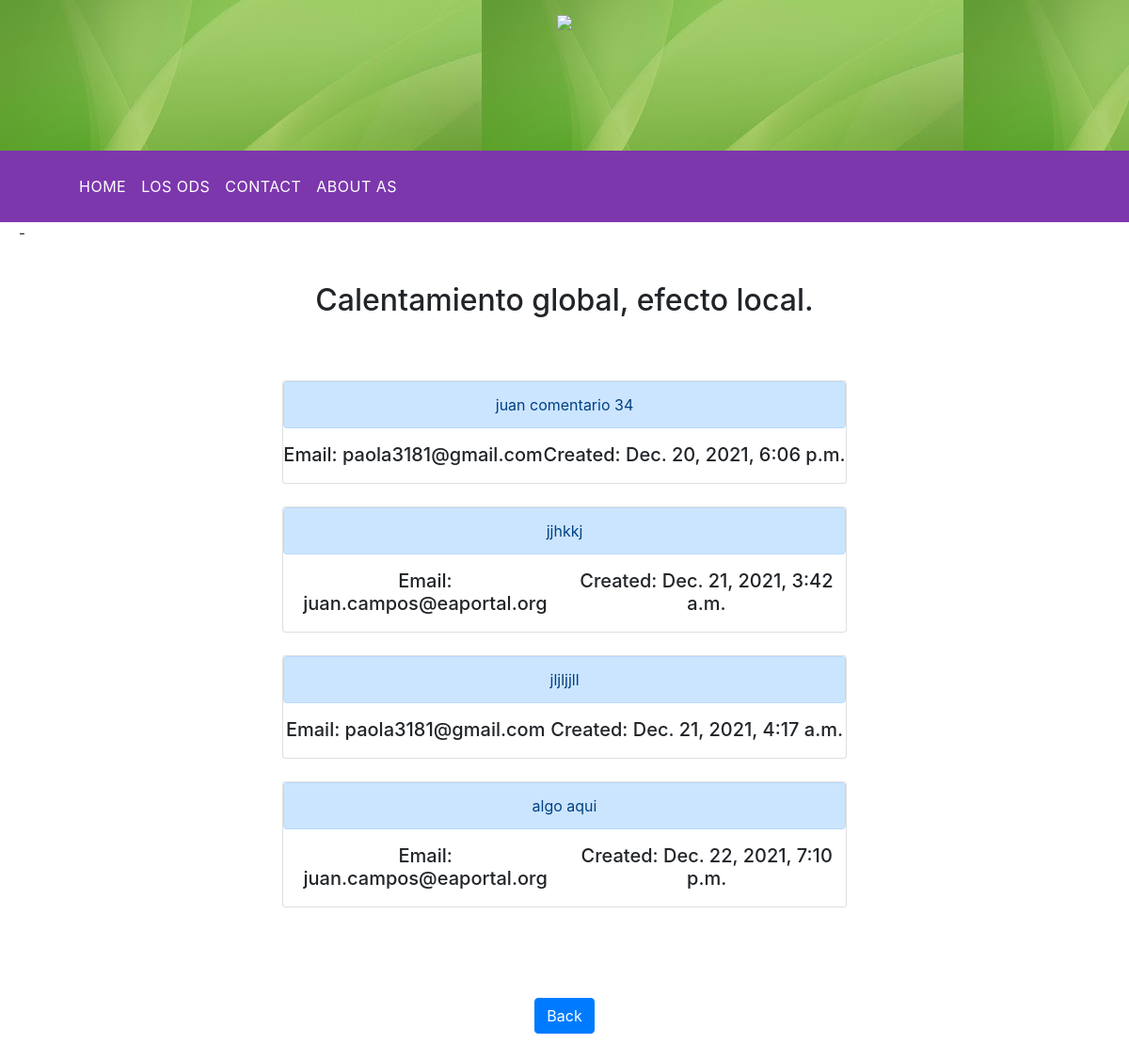
The app's page /comment-detail/1 with its own data.
### post/models.py (models this page shows)
class Post(models.Model):
    title = models.CharField(max_length=500)
    content = models.CharField(max_length=1500)
    created = models.DateTimeField(default=timezone.now)
    active = models.BooleanField(default=True)
    category_id = models.ForeignKey(Category, on_delete=models.CASCADE)
    user_id = models.ForeignKey(User, on_delete=models.CASCADE)
    def __str__(self):
        return self.title

### comments/models.py (models this page shows, shortened)
class Comments(models.Model):
    comment = models.CharField(max_length=500)
    email = models.EmailField(max_length=200)
    created = models.DateTimeField(default=timezone.now)
    active = models.BooleanField(default=True)
    post_id = models.ForeignKey(Post, on_delete=models.CASCADE)

### comments/views.py (the view)
# urls.py: path('comment-detail/<id>', commentViews.commentDetail, name = 'comment-detail'),
def commentDetail(request, id):
    comments = Comments.objects.filter(active = 1).filter(post_id = id)
    context = {
        'data':comments,
        'name_post':comments[0].post_id
    }
    return render(request, 'comment-detail.html', context)

### templates/comment-detail.html (shortened to what this page needs)
{% extends 'base.html' %}
{% block content %}
<p>-</p>
<br>
<div class="d-flex flex-column justify-content-center align-items-center">
    <h2>{{name_post}}</h2>
    <br><br>
    {%for i in data%}
        <div class="card mb-4">
            <div class="alert alert-primary" role="alert">
                {{i.comment}}
            </div>
            <div class="d-flex justify-content-around">
                <h5>Email: {{i.email}}</h5>
                <h5>Created: {{i.created}}</h5>
            </div>
        </div>
    {%endfor%}
</div>
<br><br><br>
<div class="d-flex justify-content-center">
    <a href="{% url 'home' %}" class="btn btn-primary">Back</a>
</div>
<br><br>
{% endblock content %}

### static/css/style.css (style rules this page uses)
* { box-sizing: border-box !important; transition: ease all 0.5s; }
html { scroll-behavior: smooth; }
body { color: #666666; font-size: 14px; font-family: 'Raleway', sans-serif;; line-height: 1.80857; font-weight: normal; overflow-x: hidden; }
a { color: #1f1f1f; text-decoration: none !important; outline: none !important; -webkit-transition: all .3s ease-in-out; -moz-transition: all .3s ease-in-out; -ms-transition: all .3s ease-in-out; -o-transition: all .3s ease-in-out; transition: all .3s ease-in-out; }
h1, h2, h3, h4, h5, h6 { letter-spacing: 0; font-weight: normal; position: relative; padding: 0 0 10px 0; font-weight: normal; line-height: normal; color: #111111; margin: 0 }
h2 { font-size: 22px }
h5 { font-size: 14px }
*, *::after, *::before { -webkit-box-sizing: border-box; -moz-box-sizing: border-box; box-sizing: border-box; }
p { margin: 20px; font-weight: 400; font-size: 15px; line-height: 24px; }
a { color: #ffffff; text-decoration: none; outline: none !important; }

### templates/comment-detail.html (style rules this page uses)
.card { width: 50%; height: auto; text-align: center; }

### records on screen
Post: title "Calentamiento global, efecto local."
Comments: comment "juan comentario 34", email "paola3181@gmail.com", created "Dec. 20, 2021, 6:06 p.m."
Comments: comment "jjhkkj", email "juan.campos@eaportal.org", created "Dec. 21, 2021, 3:42 a.m."
Comments: comment "jljljjll", email "paola3181@gmail.com", created "Dec. 21, 2021, 4:17 a.m."
Comments: comment "algo aqui", email "juan.campos@eaportal.org", created "Dec. 22, 2021, 7:10 p.m."
